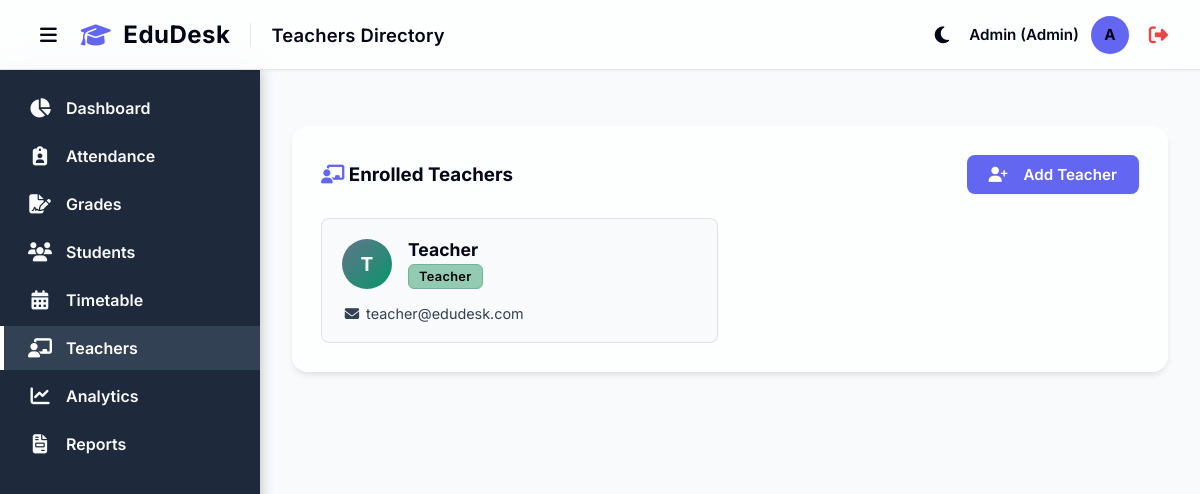
Screenshot of /teachers (signed in) with the database file from the repository.
### models.py (models this page shows)
class User(UserMixin, db.Model):
    id = db.Column(db.Integer, primary_key=True)
    name = db.Column(db.String(100), nullable=False)
    email = db.Column(db.String(120), unique=True, nullable=False)
    password_hash = db.Column(db.String(256), nullable=False)
    role = db.Column(db.String(20), nullable=False, default='Teacher') # 'Admin' or 'Teacher'
    subject_id = db.Column(db.Integer, db.ForeignKey('subject.id'), nullable=True)
    subject = db.relationship('Subject', foreign_keys=[subject_id], backref='users_as_teachers')

### app.py (the view)
@app.route('/teachers')
@login_required
def teachers():
    if current_user.role != 'Admin':
        flash('Access Denied: Only Admins can view teachers.', 'error')
        return redirect(url_for('dashboard'))
    all_teachers = User.query.filter_by(role='Teacher').all()
    subjects = Subject.query.all()
    return render_template('teachers.html', teachers=all_teachers, subjects=subjects)

### app.py (called while the page is built)
@login_manager.user_loader
def load_user(user_id):
    return User.query.get(int(user_id))

### templates/teachers.html (shortened to what this page needs)
{% extends 'base.html' %}
{% block page_title %}Teachers Directory{% endblock %}
{% block content %}
<div class="card">
    <div style="display: flex; justify-content: space-between; align-items: center; margin-bottom: 24px;">
        <h3><i class="fa-solid fa-chalkboard-user" style="color: var(--primary-color);"></i> Enrolled Teachers</h3>
        <button class="btn btn-primary" onclick="document.getElementById('addTeacherForm').style.display='block'"><i class="fa-solid fa-user-plus" style="margin-right: 8px;"></i> Add Teacher</button>
    </div>
    <div style="display: grid; grid-template-columns: repeat(auto-fill, minmax(300px, 1fr)); gap: 24px;">
        {% for teacher in teachers %}
        <div style="border: 1px solid var(--border-color); border-radius: 8px; padding: 20px; transition: var(--transition); background: var(--bg-color); border: 1px solid var(--border-color);" onmouseover="this.style.boxShadow='var(--shadow-md)'; this.style.transform='translateY(-2px)';" onmouseout="this.style.boxShadow='none'; this.style.transform='none';">
            <div style="display: flex; align-items: center; gap: 16px; margin-bottom: 16px;">
                <div style="width: 50px; height: 50px; border-radius: 50%; background: linear-gradient(135deg, var(--secondary-color) 0%, #059669 100%); color: white; display: flex; justify-content: center; align-items: center; font-size: 1.2rem; font-weight: bold;">
                    {{ teacher.name[0] | upper }}
                </div>
                <div>
                    <h4 style="margin: 0; font-size: 1.1rem; color: var(--text-main);">{{ teacher.name }}</h4>
                    <span class="grade-badge grade-high" style="margin-top: 4px;">{{ teacher.role }}</span>
                </div>
            </div>
            <div style="font-size: 0.9rem; color: var(--text-muted); display: grid; gap: 8px;">
                <div><i class="fa-solid fa-envelope" style="width: 20px; text-align: center;"></i> {{ teacher.email }}</div>
            </div>
        </div>
        {% else %}
        <p style="color: var(--text-muted); grid-column: 1 / -1; text-align: center;">No teachers found in the database.</p>
        {% endfor %}
    </div>
</div>
{% endblock %}

### templates/base.html (shortened to what this page needs)
<!DOCTYPE html>
<html lang="en">
<head>
    <link rel="stylesheet" href="https://cdnjs.cloudflare.com/ajax/libs/font-awesome/6.4.0/css/all.min.css">
    <link rel="stylesheet" href="{{ url_for('static', filename='css/style.css') }}">
</head>
<body>
    <header class="topbar">
        <div style="display: flex; align-items: center; gap: 16px;">
            <button id="sidebarToggle" class="btn btn-theme-toggle" aria-label="Toggle Sidebar"
                style="background: transparent; border: none; color: var(--text-main); font-size: 1.2rem; cursor: pointer; display: flex; align-items: center; padding: 4px 8px;">
                <i class="fa-solid fa-bars"></i>
            </button>
            <div class="brand-header"
                style="display: flex; align-items: center; gap: 12px; font-size: 1.5rem; font-weight: 700; color: var(--text-main); letter-spacing: 0.5px;">
                <i class="fa-solid fa-graduation-cap" style="color: var(--primary-color);"></i>
                <span>EduDesk</span>
            </div>
            <h1 class="page-title" style="margin: 0;">{% block page_title %}Dashboard{% endblock %}</h1>
        </div>
        <div class="user-profile" style="display: flex; align-items: center; gap: 12px;">
            <button id="themeToggle" class="btn btn-theme-toggle" aria-label="Toggle Theme"
                style="background: transparent; border: none; color: var(--text-main); font-size: 1.2rem; cursor: pointer; display: flex; align-items: center; padding: 4px 8px;">
                <i class="fa-solid fa-moon"></i>
            </button>
            <span>{{ current_user.name }} ({{ current_user.role }})</span>
            <div class="avatar">{{ current_user.name[0] | upper if current_user.name else 'U' }}</div>
            <a href="{{ url_for('logout') }}" title="Logout"
                style="color: #ef4444; font-size: 1.2rem; margin-left: 8px;"><i
                    class="fa-solid fa-right-from-bracket"></i></a>
        </div>
    </header>
    <div class="layout-wrapper" style="display: flex; flex: 1;">
        <aside class="sidebar">
            <ul class="nav-links" style="padding-top: 16px;">
                <li class="nav-item">
                    <a href="{{ url_for('dashboard') }}"
                        class="nav-link {% if request.endpoint == 'dashboard' %}active{% endif %}">
                        <i class="fa-solid fa-chart-pie"></i>
                        <span>Dashboard</span>
                    </a>
                </li>
                <li class="nav-item">
                    <a href="{{ url_for('attendance') }}"
                        class="nav-link {% if request.endpoint == 'attendance' %}active{% endif %}">
                        <i class="fa-solid fa-clipboard-user"></i>
                        <span>Attendance</span>
                    </a>
                </li>
                <li class="nav-item">
                    <a href="{{ url_for('grades') }}"
                        class="nav-link {% if request.endpoint == 'grades' %}active{% endif %}">
                        <i class="fa-solid fa-file-signature"></i>
                        <span>Grades</span>
                    </a>
                </li>
                <li class="nav-item">
                    <a href="{{ url_for('students') }}"
                        class="nav-link {% if request.endpoint == 'students' %}active{% endif %}">
                        <i class="fa-solid fa-users"></i>
                        <span>Students</span>
                    </a>
                </li>
                <li class="nav-item">
                    <a href="{{ url_for('timetable') }}"
                        class="nav-link {% if request.endpoint == 'timetable' %}active{% endif %}">
                        <i class="fa-solid fa-calendar-days"></i>
                        <span>Timetable</span>
                    </a>
                </li>
                {% if current_user.role == 'Admin' %}
                <li class="nav-item">
                    <a href="{{ url_for('teachers') }}"
                        class="nav-link {% if request.endpoint == 'teachers' %}active{% endif %}">
                        <i class="fa-solid fa-chalkboard-user"></i>
                        <span>Teachers</span>
                    </a>
                </li>
                {% endif %}
                <li class="nav-item">
                    <a href="{{ url_for('analytics') }}"
                        class="nav-link {% if request.endpoint == 'analytics' %}active{% endif %}">
                        <i class="fa-solid fa-chart-line"></i>
                        <span>Analytics</span>
                    </a>
                </li>
                <li class="nav-item">
                    <a href="{{ url_for('reports') }}"
                        class="nav-link {% if request.endpoint == 'reports' %}active{% endif %}">
                        <i class="fa-solid fa-file-invoice"></i>
                        <span>Reports</span>
                    </a>
                </li>
            </ul>
        </aside>
        <main class="main-content">
            <div class="content-wrapper">
                {% block content %}
                {% endblock %}
            </div>
        </main>
    </div>
</body>
</html>

### static/css/style.css (style rules this page uses)
:root { --primary-color: #6366f1; --primary-hover: #4f46e5; --secondary-color: #64748b; --bg-color: #f8fafc; --sidebar-bg: #1e293b; --sidebar-text: #f8fafc; --sidebar-hover: #334155; --sidebar-active-text: #ffffff; --card-bg: rgba(255, 255, 255, 0.7); --card-border: rgba(255, 255, 255, 0.5); --text-main: #020617; --text-muted: #334155; --border-color: rgba(15, 23, 42, 0.1); --shadow-sm: 0 1px 2px rgba(0, 0, 0, 0.05); --shadow-md: 0 4px 6px -1px rgba(0, 0, 0, 0.1); --shadow-lg: 0 10px 15px -3px rgba(0, 0, 0, 0.1); --shadow-float: 0 20px 25px -5px rgba(0, 0, 0, 0.15); --transition: all 0.3s cubic-bezier(0.25, 0.8, 0.25, 1); }
* { margin: 0; padding: 0; box-sizing: border-box; font-family: 'Inter', 'Segoe UI', system-ui, -apple-system, sans-serif; -webkit-font-smoothing: antialiased; -moz-osx-font-smoothing: grayscale; }
body { background-color: var(--bg-color); color: var(--text-main); display: flex; flex-direction: column; min-height: 100vh; }
.sidebar { width: 260px; background-color: var(--sidebar-bg); color: var(--sidebar-text); display: flex; flex-direction: column; box-shadow: 2px 0 12px rgba(0, 0, 0, 0.2); z-index: 10; }
.nav-links { list-style: none; padding: 24px 0; flex: 1; }
.nav-item { margin-bottom: 4px; }
.nav-link { display: flex; align-items: center; padding: 12px 24px; color: var(--sidebar-text); text-decoration: none; font-weight: 600; transition: var(--transition); gap: 14px; border-left: 4px solid transparent; }
.nav-link.active { background-color: var(--sidebar-hover); border-left-color: var(--sidebar-active-text); color: var(--sidebar-active-text); }
.nav-link i { font-size: 1.2rem; width: 24px; text-align: center; }
.main-content { flex: 1; display: flex; flex-direction: column; overflow-y: auto; }
.topbar { height: 70px; background-color: var(--card-bg); backdrop-filter: blur(12px); -webkit-backdrop-filter: blur(12px); display: flex; align-items: center; justify-content: space-between; padding: 0 32px; box-shadow: var(--shadow-sm); border-bottom: 1px solid var(--border-color); z-index: 50; position: sticky; top: 0; }
.page-title { font-size: 1.15rem; font-weight: 600; color: var(--text-main); letter-spacing: 0.2px; }
.user-profile { display: flex; align-items: center; gap: 12px; font-size: 0.95rem; font-weight: 600; color: var(--text-main); }
.avatar { width: 38px; height: 38px; border-radius: 50%; background-color: var(--primary-color); color: dark; display: flex; align-items: center; justify-content: center; font-weight: bold; box-shadow: var(--shadow-sm); }
.content-wrapper { padding: 32px; }
.card { background-color: var(--card-bg); backdrop-filter: blur(12px); -webkit-backdrop-filter: blur(12px); border-radius: 16px; padding: 28px; box-shadow: var(--shadow-md); border: 1px solid var(--card-border); transition: var(--transition); color: var(--text-main); }
.btn { display: inline-flex; align-items: center; justify-content: center; padding: 10px 22px; border-radius: 8px; font-weight: 600; cursor: pointer; border: none; transition: var(--transition); text-decoration: none; font-size: 0.95rem; gap: 8px; }
.btn-primary { background-color: var(--primary-color); color: #ffffff; box-shadow: var(--shadow-sm); }
.grade-badge { display: inline-flex; align-items: center; justify-content: center; padding: 4px 10px; border-radius: 6px; font-weight: 600; font-size: 0.8rem; letter-spacing: 0.3px; }
.grade-high { background-color: #92CBB2; color: #030303; border: 1px solid #78B097; }

### rows the page displays
User: name "Admin", role "Admin", name "A"
User: name "T", name "Teacher", role "Teacher", email "teacher@edudesk.com"
